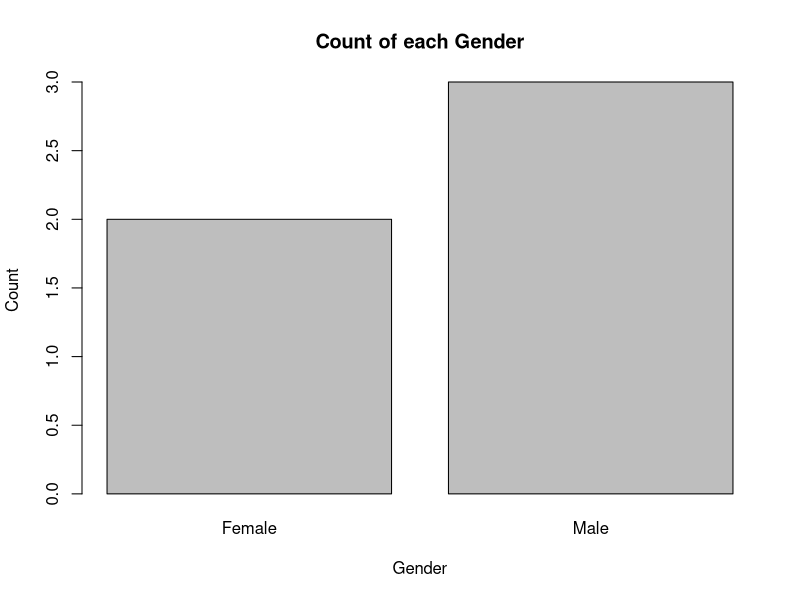
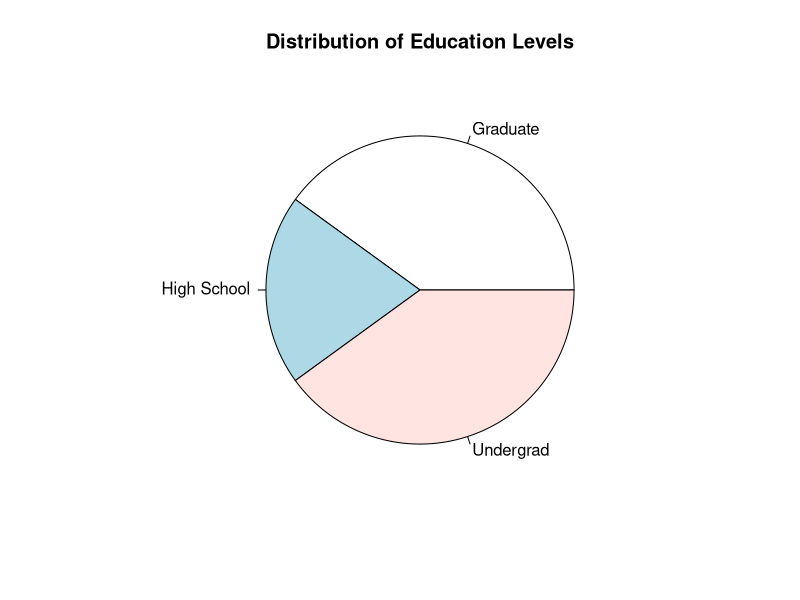
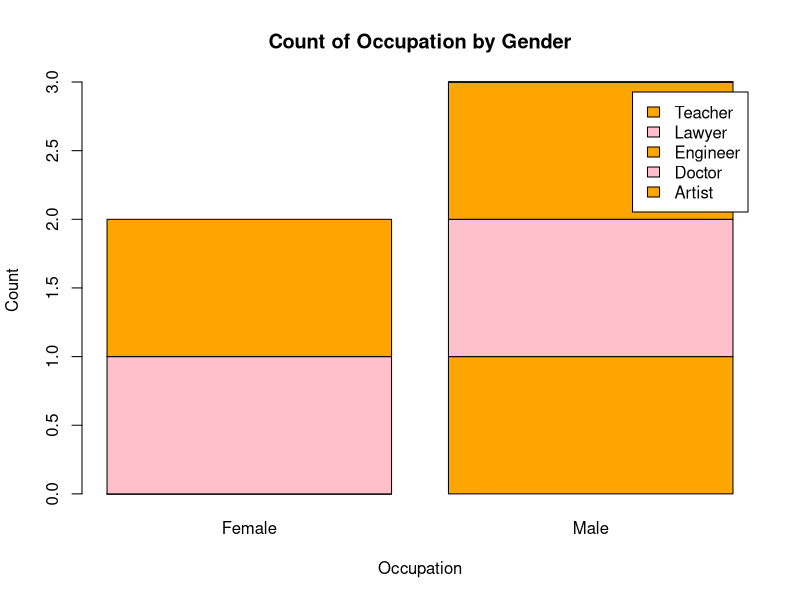
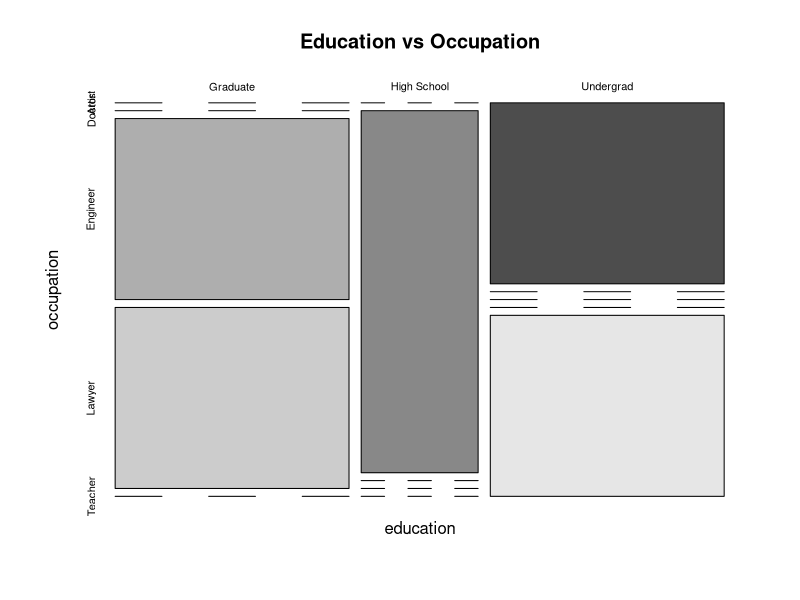
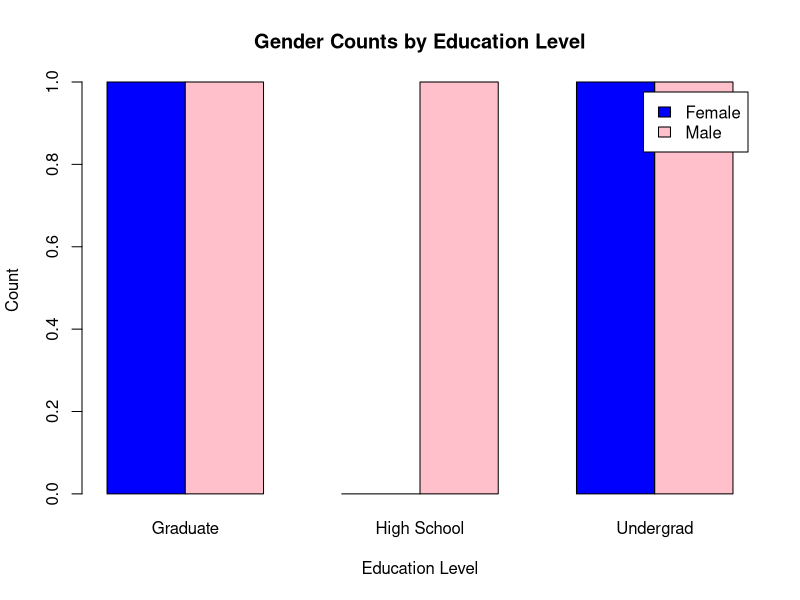

The R source for these figures, in order:
# Data
id <- c(1, 2, 3, 4, 5)
gender <- c("Male", "Female", "Male", "Female", "Male")
education <- c("Graduate", "Undergrad", "High School", "Graduate", "Undergrad")
occupation <- c("Engineer", "Teacher", "Doctor", "Lawyer", "Artist")

# Bar plot showing the count of each Gender
gender_counts <- table(gender)
barplot(gender_counts, main="Count of each Gender", xlab="Gender", ylab="Count")

# Pie chart representing the distribution of Education levels
education_counts <- table(education)
pie(education_counts, main="Distribution of Education Levels", labels=names(education_counts))

# Stacked bar plot showing the count of each Occupation by Gender
occupation_by_gender <- table(occupation, gender)
barplot(occupation_by_gender, main="Count of Occupation by Gender", xlab="Occupation", ylab="Count", col=c("orange", "pink"), legend=rownames(occupation_by_gender))

# Mosaic plot to visualize the association between Education and Occupation
mosaicplot(table(education, occupation), main="Education vs Occupation", color=TRUE)

# Grouped bar plot showing counts of Gender across different Education levels
gender_by_education <- table(gender, education)
barplot(gender_by_education, beside=TRUE, main="Gender Counts by Education Level", xlab="Education Level", ylab="Count", col=c("blue", "pink"), legend=rownames(gender_by_education))
